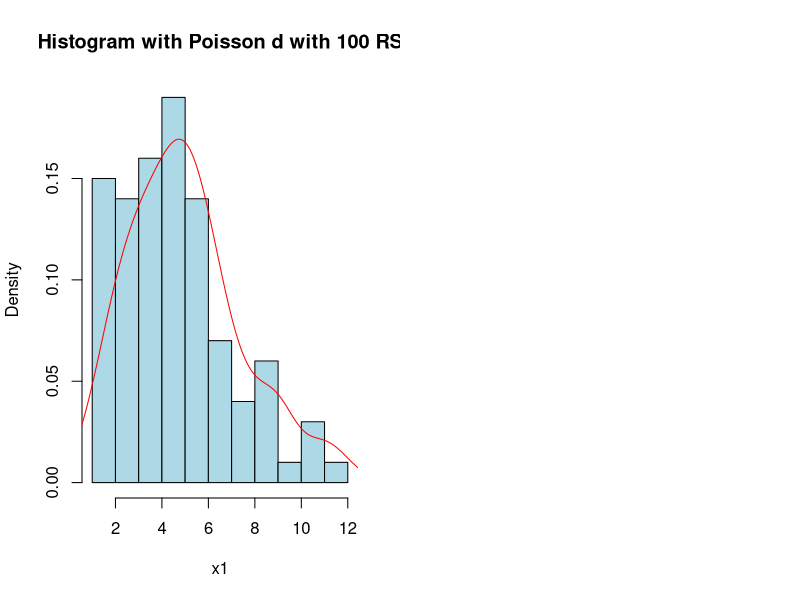
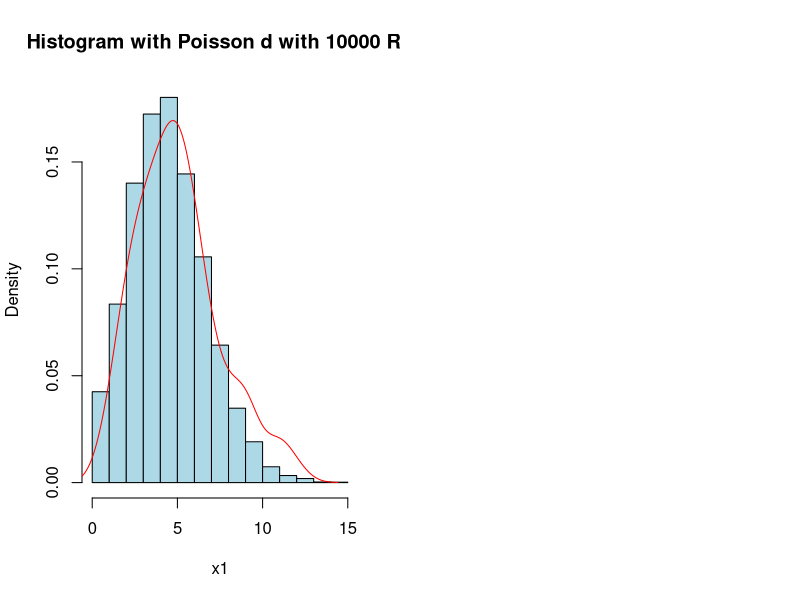
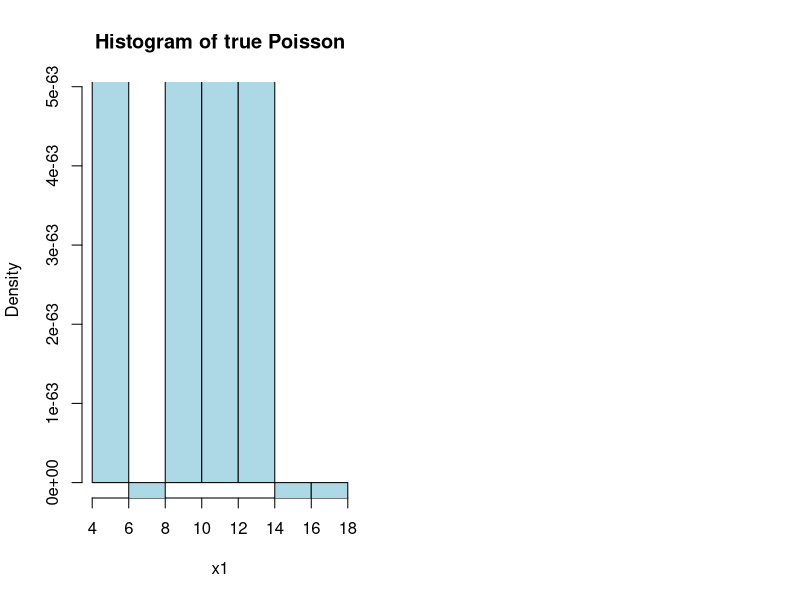
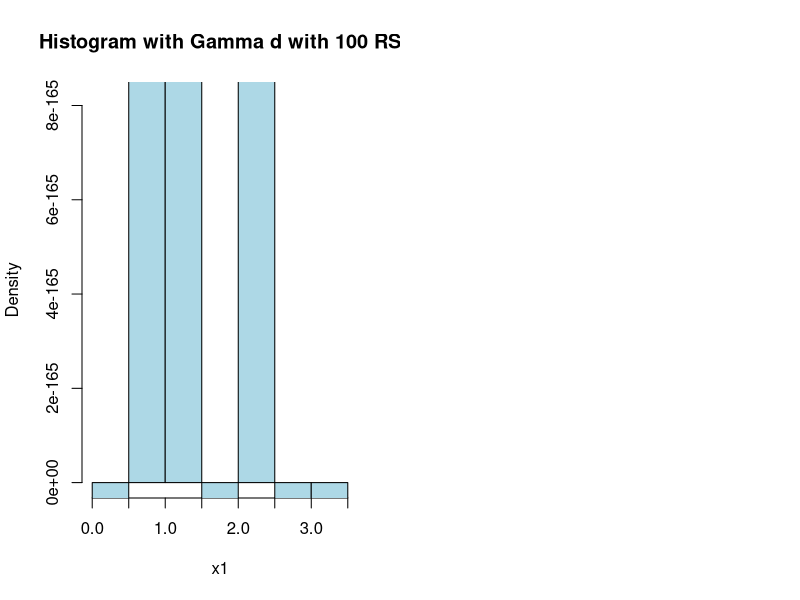
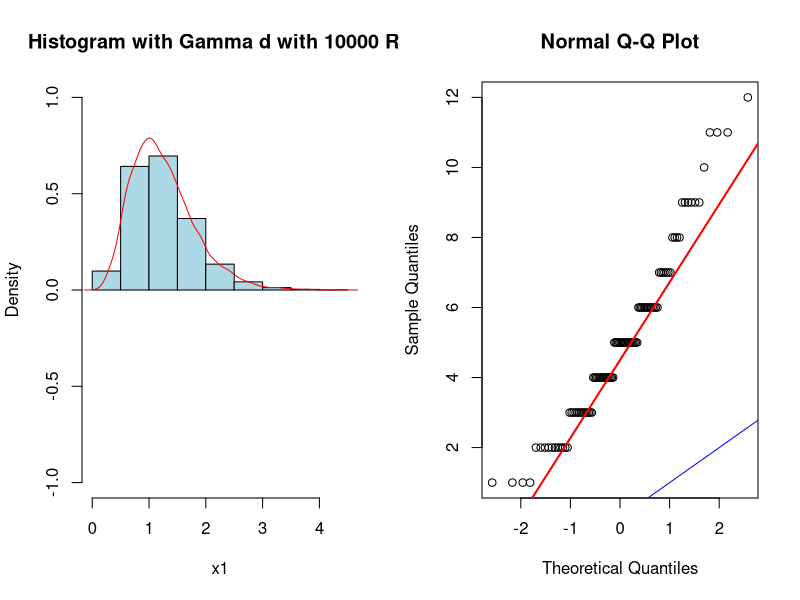
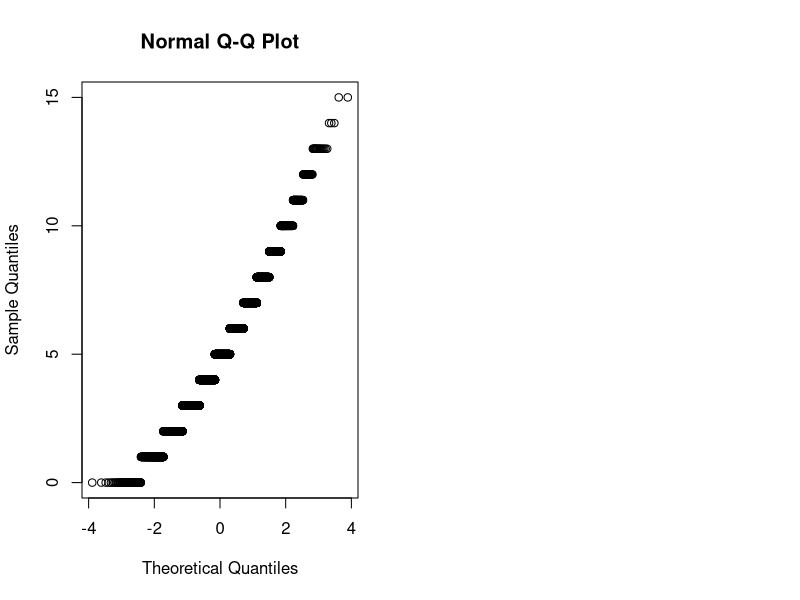

The R script that drew these images, in order: (Note: this script raises an error after producing the figures.)
print("Set seed to 10005")
set.seed(10005)

print("Provide a graphical representation (visualization) of your data")
print("Poisson with 100 RS and its histogram")
print("Named p1")
par(mfrow=c(1,2))
p1<-rpois(100,5)
dx1n<-dpois(100,2.5)
hist(p1,freq=F,  col="lightblue", xlab="x1", main="Histogram with Poisson d with 100 RS") 
lines(density(p1),col="red")

print("Poisson with 10000 RS and its histogram")
print("Named p2")
par(mfrow=c(1,2))
p2<-rpois(10000,5)
dx1n<-dpois(10000,2.5)
hist(p2,freq=F,  col="lightblue", xlab="x1", main="Histogram with Poisson d with 10000 RS") 
lines(density(p1),col="red")

print("Now for Poisson with λ=10")
print("Named ptrue")
par(mfrow=c(1,2))
ptrue<-rpois(100,10)
dx1n<-dpois(100,10)
hist(ptrue,freq=F, ylim=c(0, max(dx1n)), col="lightblue", xlab="x1", main="Histogram of true Poisson") 
lines(density(ptrue),col="red")

print("Gamma with 100 RS and its histogram")
print("Named g1")
par(mfrow=c(1,2))
g1<-rgamma(100,5,4)
dx1n<-dgamma(100,5,4)
hist(g1,freq=F, ylim=c(0, max(dx1n)), col="lightblue", xlab="x1", main="Histogram with Gamma d with 100 RS") 
lines(density(g1),col="red")

print("Gamma with 10000 RS and its histogram")
print("Named g2")
par(mfrow=c(1,2))
g2<-rgamma(10000,5,4)
dx1n<-dgamma(10000,5,4)
hist(g2,freq=F, ylim=c(0, max(dx1n)), col="lightblue", xlab="x1", main="Histogram with Gamma d with 10000 RS") 
lines(density(g2),col="red")

print("Get statistics mean,median,sd,IQR for the above random samples")
print("Statistics for Poisson with 100 RS")
mean(p1)
median(p1)
sd(p1)
IQR(p1)

print("Get an estimate of the: mean; sd; median; IQR. What are the theoretic values of these statistics when the true distribution is used?")
print("Statistics for Poisson with 10000 RS")
mean(p2)
median(p2)
sd(p2)
IQR(p2)

print("Statistics for Gamma with 100 RS")
mean(g1)
median(g1)
sd(g1)
IQR(g1)

print("Statistics for Gamma with 10000 RS")
mean(g2)
median(g2)
sd(g2)
IQR(g2)


print("The true distribution is the normal, thus generate random numbers and calculate mean,media,sd,IQR")
n1<-rbinom(100,15,.8)
mean(n1)
median(n1)
sd(n1)
IQR(n1)

print("What is the proportion of the sample data in the region:
[min(mean; median); max(mean; median)]
What is the theoretic proportion of this region when the true distribution is used?")
print("Function to calculate ratio of reduced vectors")

proportions <- function(x){
  min<-min(mean(x),median(x))
  max<-max(mean(x),median(x))
  props<-x[x>=min & x<=max]
  ratio<-(length(props)/length(x))*100
  sprintf("Ratio over original sample %s is %s %% " ,deparse(substitute(x)),ratio)
}

print("For Poisson p1: " )
proportions(p1)

print("For Poisson p2: " )
proportions(p2)

print("For Gamma g1: " )
proportions(g1)

print("For Gamma g2: " )
proportions(g2)

print("For true distribution n1: ")
proportions(n1)

print("What is the quantile of the sample data that are at or below the lowest 1%? What
is the respective theoretic quantile when the true distribution is used?
What is the quantile of the sample data that are at or above the upper 1%? What
is the respective theoretic quantile when the true distribution is used?")
print("For Poisson p1")
qqnorm(p1)
qqline(p1,col="red",lty=1,lwd=2)
abline(0,1,col="blue")

print("For Poisson p2")
qqnorm(p2)
qline(p2,col="red",lty=1,lwd=2)
abline(0,1,col="blue")

print("For Gamma g1")
qqnorm(g1)
qline(g1,col="red",lty=1,lwd=2)
abline(0,1,col="blue")

print("For Gamma g2")
qqnorm(g2)
qline(g2,col="red",lty=1,lwd=2)
abline(0,1,col="blue")

print("Comment on the discrepancies between theoretic and sample evaluated statistics
in questions (b)-(e).")

print("Under the assumption of squared error loss function use each of the data set to
provide your best prediction of a single future observable.")
print("Answer: best prediction is E[X]")
